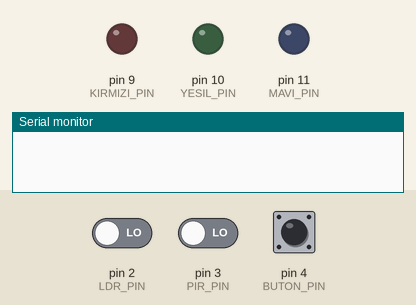
The sketch below on a simulated Arduino Uno, built with avr-gcc and run on an emulated ATmega328P. Parts: output pins drawn as LEDs (lit = HIGH), the last lines printed to the serial monitor. Dashed ring = blinking. The inputs (shaded band) are chosen by the test bench; at power-on: pin 4 (BUTON_PIN) HIGH, pin 2 (LDR_PIN) LOW, pin 3 (PIR_PIN) LOW.

Above: at 3.2 s.
3.3 s: pin 4 (BUTON_PIN) pulled LOW for 0.15 s
4.9 s: pin 2 (LDR_PIN) driven HIGH and pin 3 (PIR_PIN) driven HIGH and pin 4 (BUTON_PIN) driven LOW
At 5.5 s:
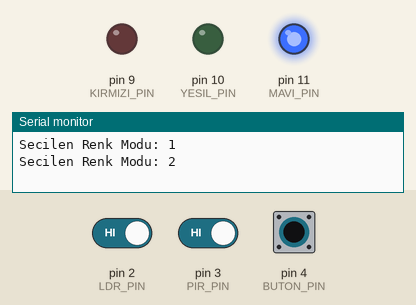
6.4 s: pin 2 (LDR_PIN) driven LOW
At 7.6 s:
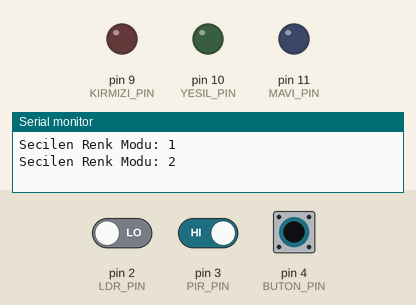
7.9 s: pin 2 (LDR_PIN) driven HIGH
At 9.0 s:
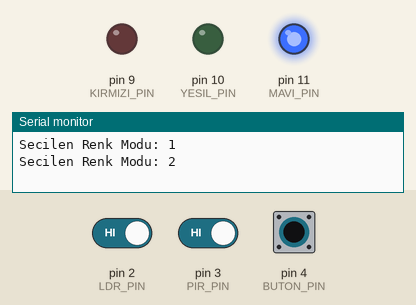
9.4 s: pin 4 (BUTON_PIN) pulsed HIGH 5 times (0.12 s each, 0.3 s apart)
At 11.3 s:
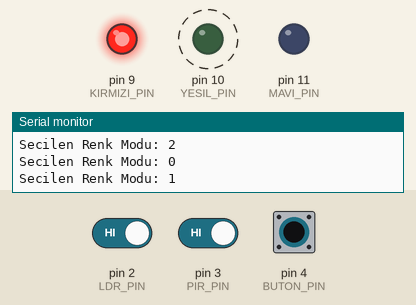
Timing chart, 0 to 12.8 s (numbered marks = the images above; inputs shaded):
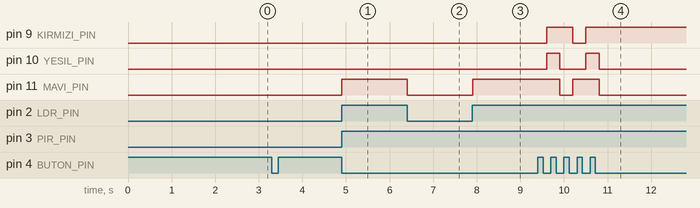

Measured:
- after the input at 4.9 s, pin 11 (MAVI_PIN): LOW → HIGH at once
- after the input at 6.4 s, pin 11 (MAVI_PIN): HIGH → LOW at once
- after the input at 7.9 s, pin 11 (MAVI_PIN): LOW → HIGH at once
- after the input at 9.4 s, pin 9 (KIRMIZI_PIN): LOW → HIGH after 0.20 s, → LOW 0.60 s later, → HIGH 0.30 s later; pin 10 (YESIL_PIN): alternates HIGH for 0.30 s and LOW for 0.60 s, 4 changes in all, then stays LOW, starting after 0.20 s; pin 11 (MAVI_PIN): HIGH → LOW after 0.51 s, → HIGH 0.30 s later, → LOW 0.60 s later

The sketch:

LDR-RGBled-GeceLambasi-Buton-PIRsensor.ino
```cpp
/*
  Ertuğrul - Üst Düzey Akıllı Gece Lambası
  Bileşenler: LDR (Karanlık mı?), PIR (Hareket var mı?), Buton (Renk Seçimi)
*/

// --- PİN TANIMLARI ---
#define LDR_PIN 2       // Karanlık sensörü
#define PIR_PIN 3       // Hareket sensörü (YENİ)
#define BUTON_PIN 4     // Renk değiştirme butonu
#define KIRMIZI_PIN 9
#define YESIL_PIN 10
#define MAVI_PIN 11

// --- DEĞİŞKENLER ---
int kacinciMod = 0;     // 0:Beyaz, 1:Kırmızı, 2:Mavi
int butonDurumu;
int sonButonDurumu = 1;
unsigned long sonBasmaZamani = 0;

void setup() {
  pinMode(LDR_PIN, INPUT);
  pinMode(PIR_PIN, INPUT);        // PIR sensörü giriş yapıyoruz
  pinMode(BUTON_PIN, INPUT_PULLUP);

  pinMode(KIRMIZI_PIN, OUTPUT);
  pinMode(YESIL_PIN, OUTPUT);
  pinMode(MAVI_PIN, OUTPUT);

  Serial.begin(9600);

  // Sensörün ısınması için açılışta 2 sn bekleyelim (PIR gereksinimi)
  delay(2000);
}

void loop() {
  // --- 1. BÖLÜM: BUTON İLE RENK SEÇİMİ ---
  int okunanButon = digitalRead(BUTON_PIN);

  if (okunanButon == LOW && sonButonDurumu == HIGH && (millis() - sonBasmaZamani > 50)) {
    kacinciMod++;
    if (kacinciMod > 2) kacinciMod = 0; // 3 Mod olsun: Beyaz, Kırmızı, Mavi
    Serial.print("Secilen Renk Modu: ");
    Serial.println(kacinciMod);
    sonBasmaZamani = millis();
  }
  sonButonDurumu = okunanButon;


  // --- 2. BÖLÜM: SENSÖRLERİ OKU ---
  int karanlikVarMi = digitalRead(LDR_PIN);  // 1 (HIGH) ise karanlık
  int hareketVarMi = digitalRead(PIR_PIN);   // 1 (HIGH) ise hareket var

  // Hata ayıklama için ekrana yazdıralım
  // Serial.print("Karanlık: "); Serial.print(karanlikVarMi);
  // Serial.print(" - Hareket: "); Serial.println(hareketVarMi);


  // --- 3. BÖLÜM: KARAR ANI (VE KAPISI) ---
  // Lamba SADECE hem karanlıksa HEM DE hareket varsa yanmalı

  if (karanlikVarMi == HIGH && hareketVarMi == HIGH) {

    // Hareket algılandı! Seçili rengi yakalım.
    if (kacinciMod == 0) {
      renkAyarla(255, 255, 255); // Beyaz
    }
    else if (kacinciMod == 1) {
      renkAyarla(255, 0, 0);     // Kırmızı
    }
    else if (kacinciMod == 2) {
      renkAyarla(0, 0, 255);     // Mavi
    }
  }
  else {
    // Ya hava aydınlık, ya da kimse yok. O zaman kapat.
    renkAyarla(0, 0, 0);
  }

  delay(100);
}

void renkAyarla(int k, int y, int m) {
  analogWrite(KIRMIZI_PIN, k);
  analogWrite(YESIL_PIN, y);
  analogWrite(MAVI_PIN, m);
}
```
